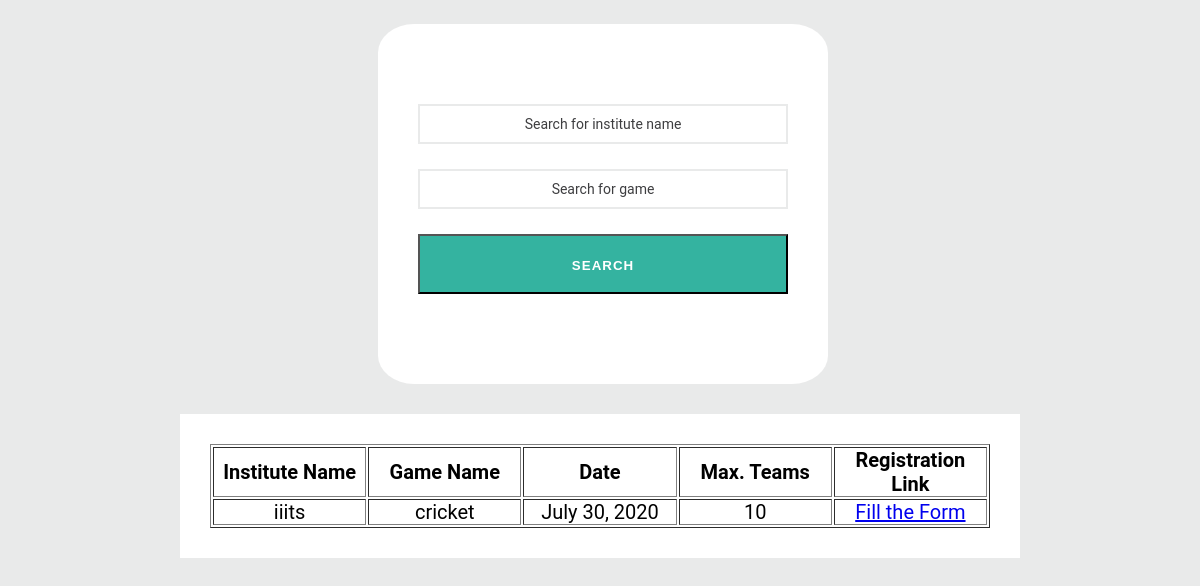
Screenshot of /my_app/search/cricket/ with the database file from the repository.
### my_app/models.py (models this page shows, shortened)
class RegistrationModel(models.Model):
    instituteName = models.CharField(max_length=200)
    game = models.CharField(max_length=200)
    date = models.DateField(null=True)
    teams = models.IntegerField(null=True)
    fee = models.IntegerField(null=True)
    oneplace = models.CharField(max_length=200)
    twoplace = models.CharField(max_length=200)
    fest = models.ForeignKey(CollegeModel, null=True, to_field='festName',  on_delete=models.CASCADE)

### my_app/views.py (the view, shortened to what this page needs)
# urls.py: url(r'search/(?P<game>\w+?)/$',views.Search,name='search'),
def Search(request, game):
    details = RegistrationModel.objects.filter(game=game)
    return render(request, 'my_app/search.html',{'details':details})

### my_app/templates/my_app/search.html (shortened to what this page needs)
<!DOCTYPE html>
<html lang="en" dir="ltr">
  <head>
    {% load static %}
    <link rel="stylesheet" type="text/css" href="{% static 'css/bad.css' %}">
  </head>
  <body>
    <div class="wrapper">
    <div class="container">
    <form method="post">
<div class="singles-form">
      <input type="text" name="instituteName" placeholder="Search for institute name" id="input">
      <input type="text" name="game" placeholder="Search for game" id="input">
      <input class="btn" type="submit" value="Search">
</div>
    </form>
        </div>
    <div class="data">
      <div class="t">
      <table border="1" class="center">
        <tbody style="text-align:center;">
          <tr style="font-weight:bold;text-align:center;">
            <td style="width:20%;">Institute Name</td>
            <td style="width:20%;">Game Name</td>
            <td style="width:20%;">Date</td>
            <td style="width:20%;">Max. Teams</td>
            <td style="width:45%;">Registration Link</td>
          </tr>
          {% for data in details %}
          <tr>
            <td>{{ data.instituteName}}</td>
            <td>{{ data.game }}</td>
            <td>{{ data.date }}</td>
            <td>{{ data.teams }}</td>
            <td><a href="/my_app/information/{{data.game}}/{{data.instituteName}}/">Fill the Form</a></td>
          </tr>
          {% endfor %}
        </tbody>
      </table>
    </div>
</div>
  </div>
  </body>
</html>

### my_app/static/css/bad.css (style rules this page uses)
* { margin: 0; padding: 0; }
body { background: #e9eaea; font-family: roboto; user-select: none; }
.container { width: 450px; margin-top: 2%; margin-left: 31.5%; margin-bottom:2%; }
.singles-form { border-radius: 8%; background: #fff; padding: 80px 40px 0px 40px; clear: both; width: 100%; box-sizing: border-box; height: 360px; }
#input { width: 100%; padding: 10px; box-sizing: border-box; margin-bottom: 25px; border: 2px solid #e9eaea; color: #3e3e40; font-size: 14px; outline: none; transform: all 0.5s ease; }
.btn { width: 100%; background: #34b3a0; height: 60px; text-align: center; line-height: 60px; text-transform: uppercase; color: #fff; font-weight: bold; letter-spacing: 1px; cursor: pointer; margin-bottom: 30px; }
input[type="text"]::placeholder { text-align: center; }
.data { font-size: 20px; background-color: white; margin-top: 30px; width:70%; margin-bottom:7%; margin-left: 15%; }
.t { padding: 30px; }
table.center { margin-left:auto; margin-right:auto; }

### rows the page displays
RegistrationModel: instituteName "iiits", game "cricket", date "July 30, 2020", teams "10"
